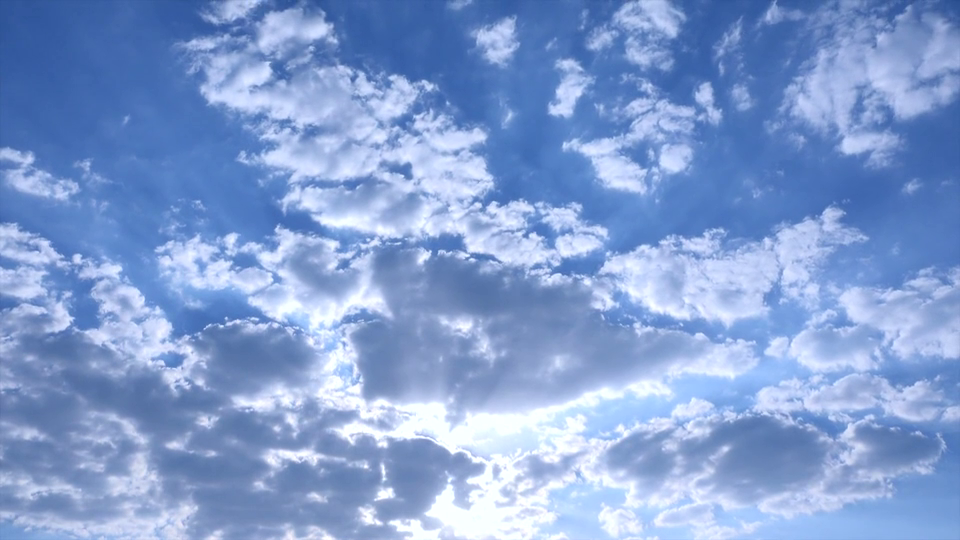
#> input picture frame 48 of optical flow/clouds2.mp4, 960 x 540 px, given in place of Clouds.mp4, which was not available
$ python opticalDense.py
#> lines starting #> are read from the running program, lines starting #| are printed output that depends on the picture; pictures that were not available may be replaced by others from this repository, and a replacement may not be noted
import numpy as np
import cv2


# Change video file name here
cam = cv2.VideoCapture('Clouds.mp4')
ret, frame1 = cam.read()
#> frame1 is the input picture: shape (540, 960, 3); mean B, G, R 209.7, 158.7, 130.7
prev = cv2.cvtColor(frame1, cv2.COLOR_BGR2GRAY)
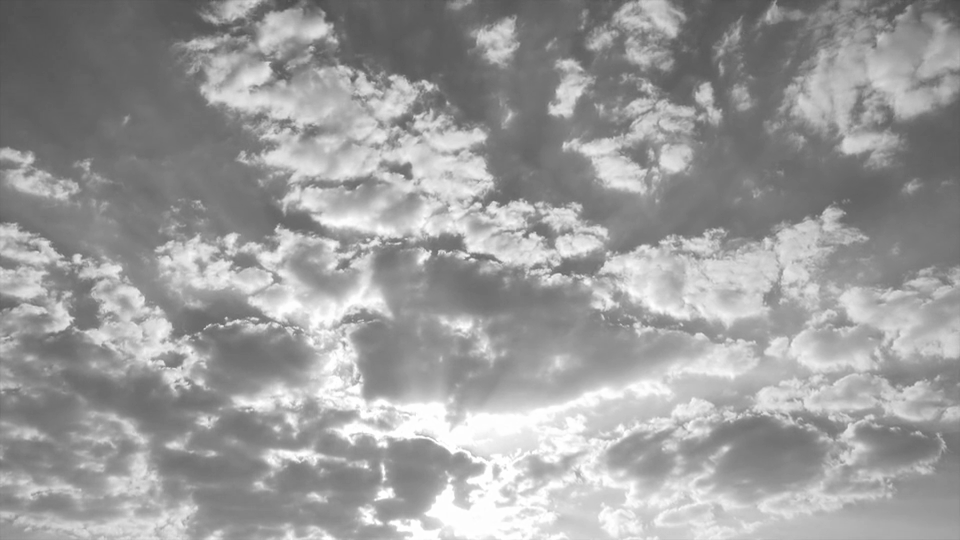
#> prev: shape (540, 960); min 72, max 255, mean 156.1
hsv = np.zeros_like(frame1)
hsv[..., 1] = 255

# Reads video frame by frame and outputs the optical flow as bgr values
while(1):
    ret, frame2 = cam.read()
    next = cv2.cvtColor(frame2, cv2.COLOR_BGR2GRAY)
    flow = cv2.calcOpticalFlowFarneback(prev, next, None, 0.5, 3, 15, 3, 5, 1.2, 0)
    mag, ang = cv2.cartToPolar(flow[..., 0], flow[..., 1])
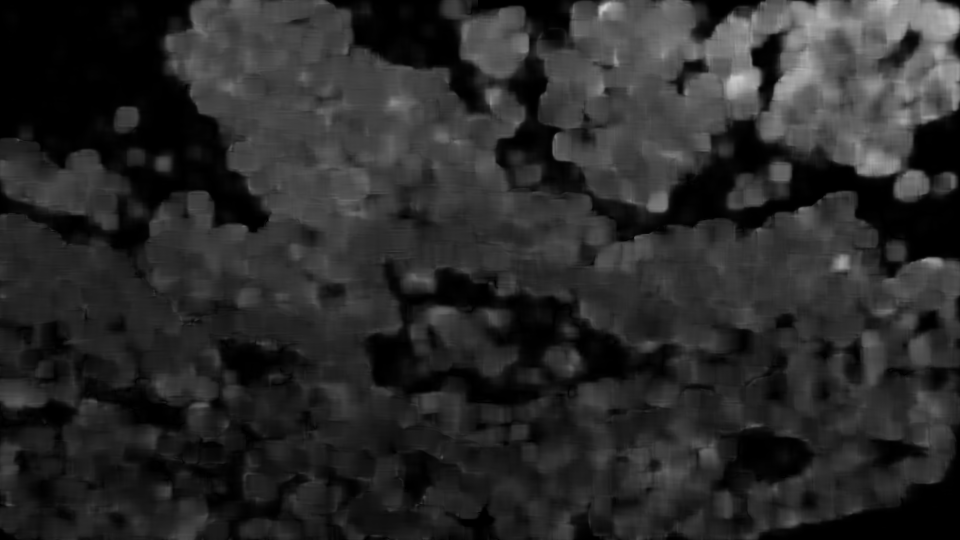
#> mag: shape (540, 960) float32; min 1.04e-08, max 0.809, mean 0.165
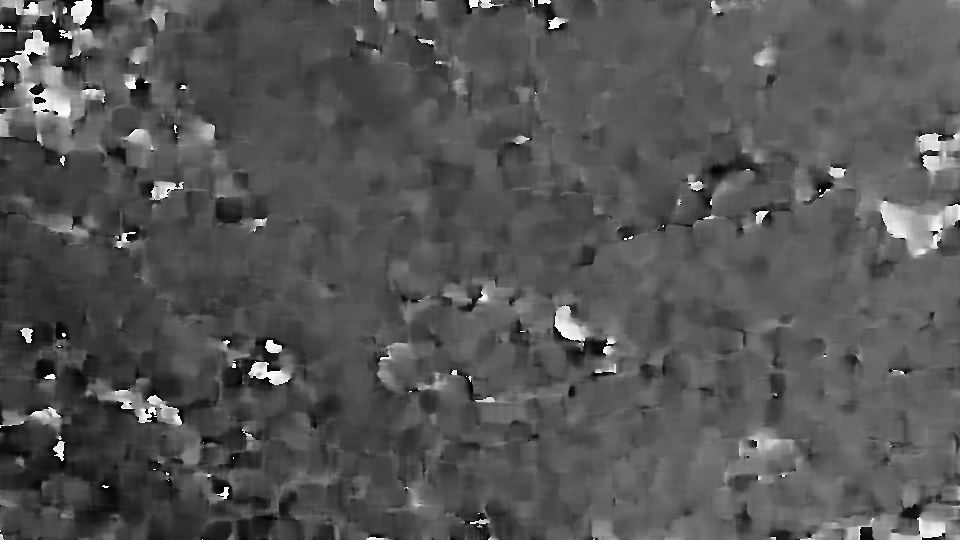
#> ang: shape (540, 960) float32; min 0.000315, max 6.28, mean 2.1; drawn with min black and max white
    hsv[..., 0] = ang*180/np.pi/2
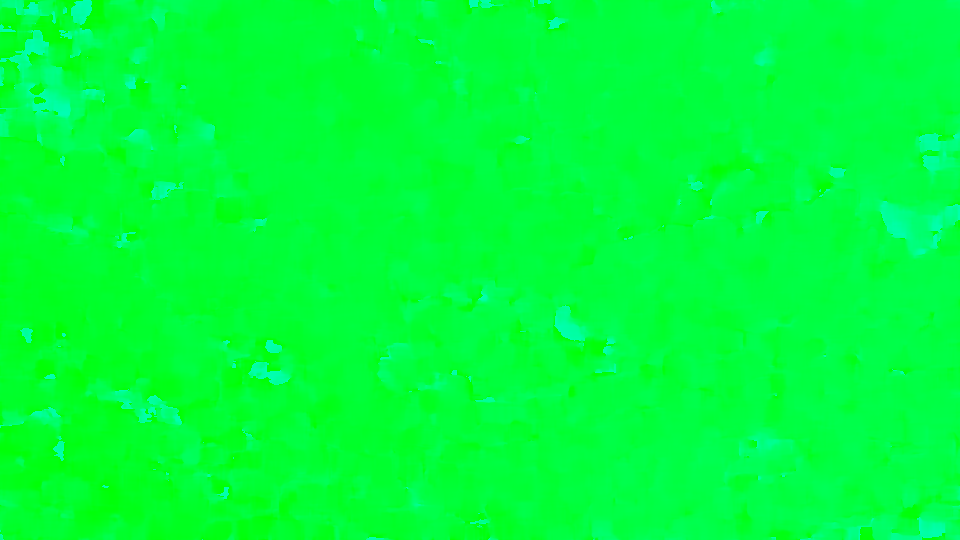
#> hsv: shape (540, 960, 3); mean of channels 0, 1, 2 59.7, 255, 0; drawn as B, G, R
    hsv[..., 2] = cv2.normalize(mag, None, 0, 255, cv2.NORM_MINMAX)
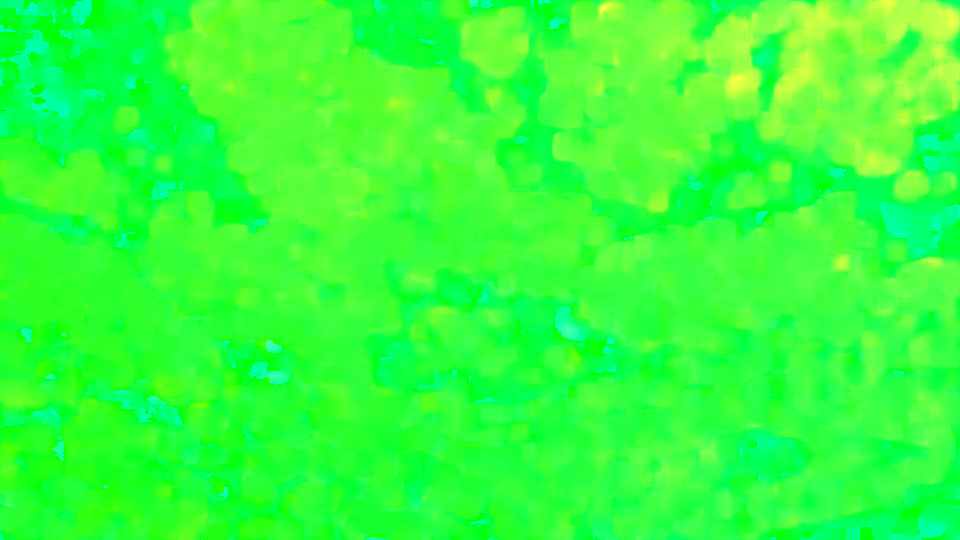
#> hsv: shape (540, 960, 3); mean of channels 0, 1, 2 59.7, 255, 51.6; drawn as B, G, R
    bgr = cv2.cvtColor(hsv, cv2.COLOR_HSV2BGR)
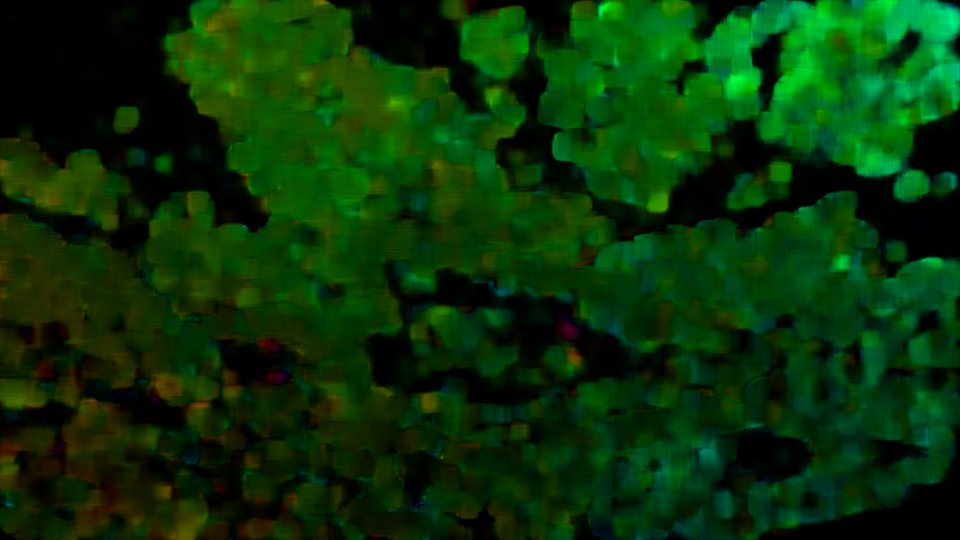
#> bgr: shape (540, 960, 3); mean B, G, R 6.7, 51.1, 8.4
    cv2.imshow('frame2', bgr)
    k = cv2.waitKey(30) & 0xff
#> (key Esc is pressed here)

    # Press 'esc' to end process
    if k == 27:
        break
    # Press 's' to save a snapshot of the original video frame and its
    # corresponding optical flow image
    elif k == ord('s'):
        cv2.imwrite('opticalfb.png', frame2)
        cv2.imwrite('opticalhsv.png', bgr)

    prev = next

$ run again, starting later in the video
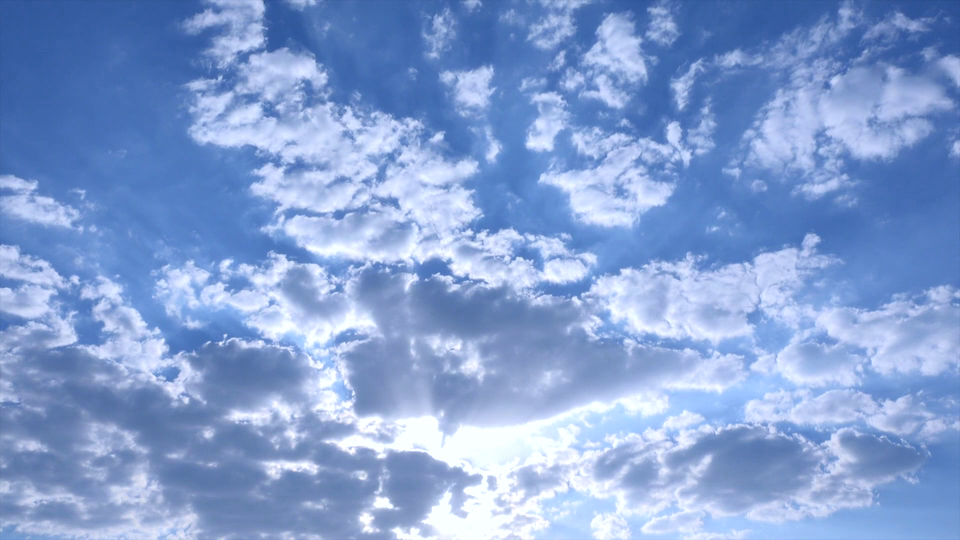
#> input picture frame 216 of optical flow/clouds2.mp4, 960 x 540 px, given in place of Clouds.mp4, which was not available
#> frame1 is the input picture: shape (540, 960, 3); mean B, G, R 210.6, 159.6, 131.6
#> `hsv[..., 2] = cv2.normalize(mag, None, 0, 255, cv2.NORM_MINMAX)`:
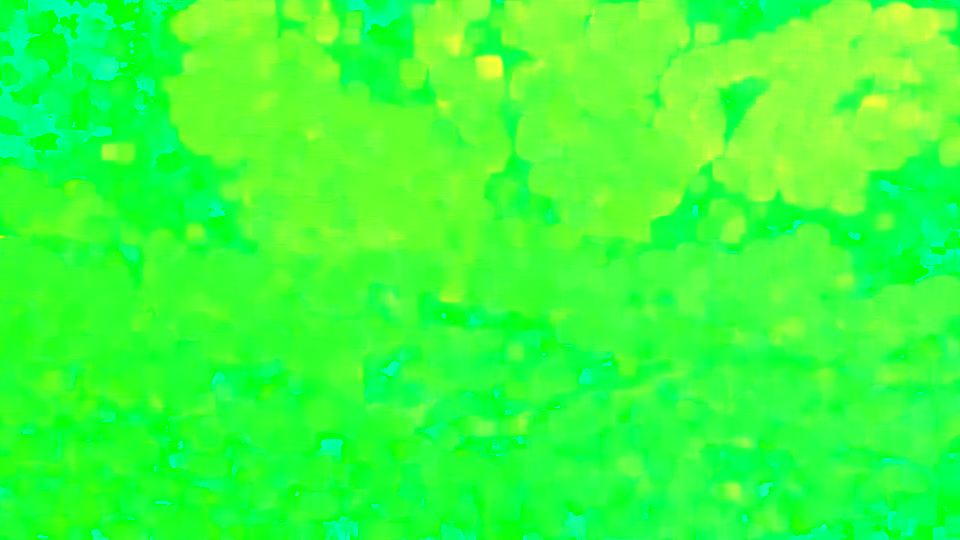
#> hsv: shape (540, 960, 3); mean of channels 0, 1, 2 58.6, 255, 57.5; drawn as B, G, R
#> `bgr = cv2.cvtColor(hsv, cv2.COLOR_HSV2BGR)`:
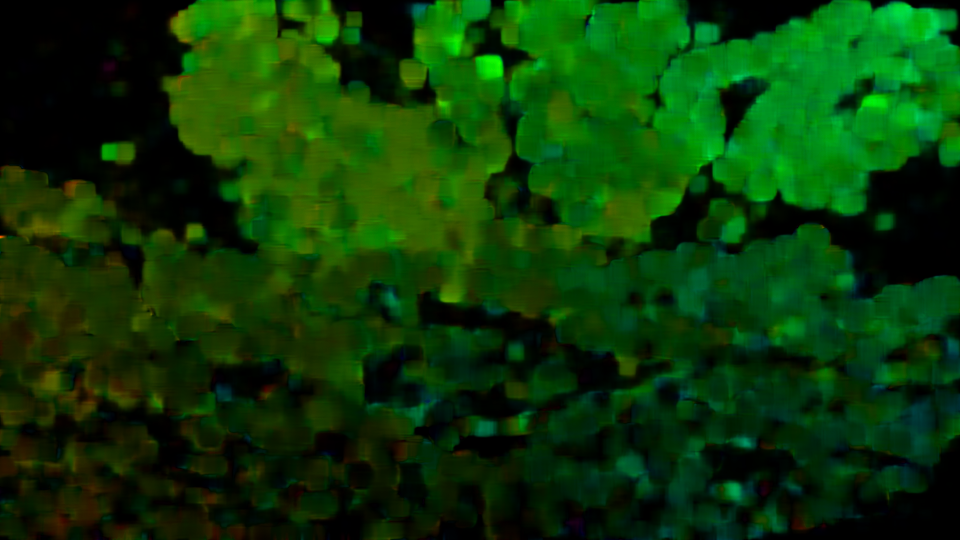
#> bgr: shape (540, 960, 3); mean B, G, R 5.9, 57.1, 11.3

$ run again, starting later in the video
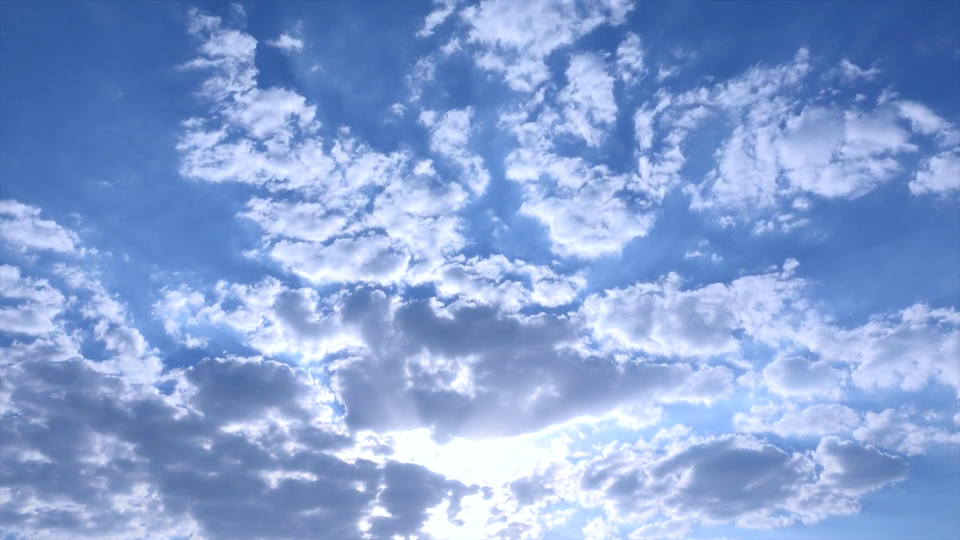
#> input picture frame 384 of optical flow/clouds2.mp4, 960 x 540 px, given in place of Clouds.mp4, which was not available
#> frame1 is the input picture: shape (540, 960, 3); mean B, G, R 212.2, 161.1, 133.6
#> `hsv[..., 2] = cv2.normalize(mag, None, 0, 255, cv2.NORM_MINMAX)`:
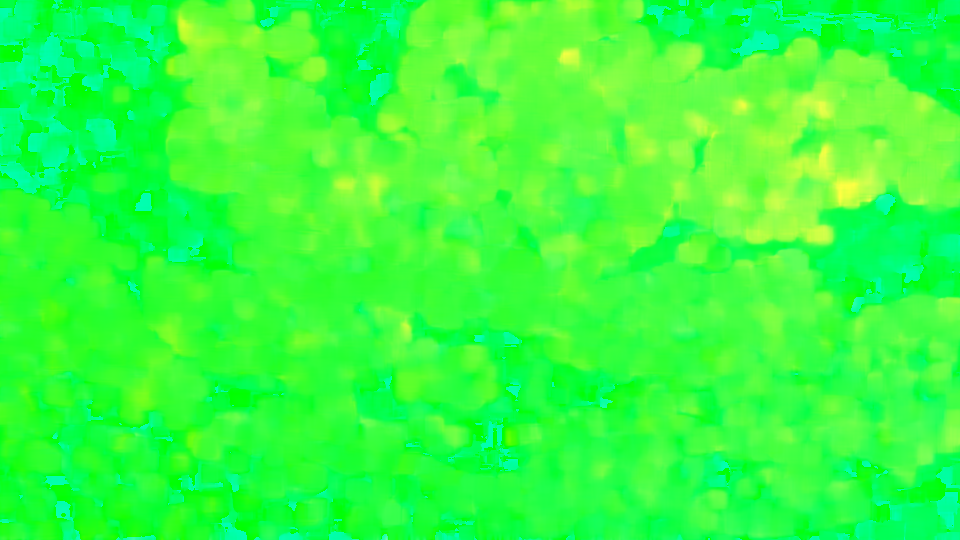
#> hsv: shape (540, 960, 3); mean of channels 0, 1, 2 63.7, 255, 53.2; drawn as B, G, R
#> `bgr = cv2.cvtColor(hsv, cv2.COLOR_HSV2BGR)`:
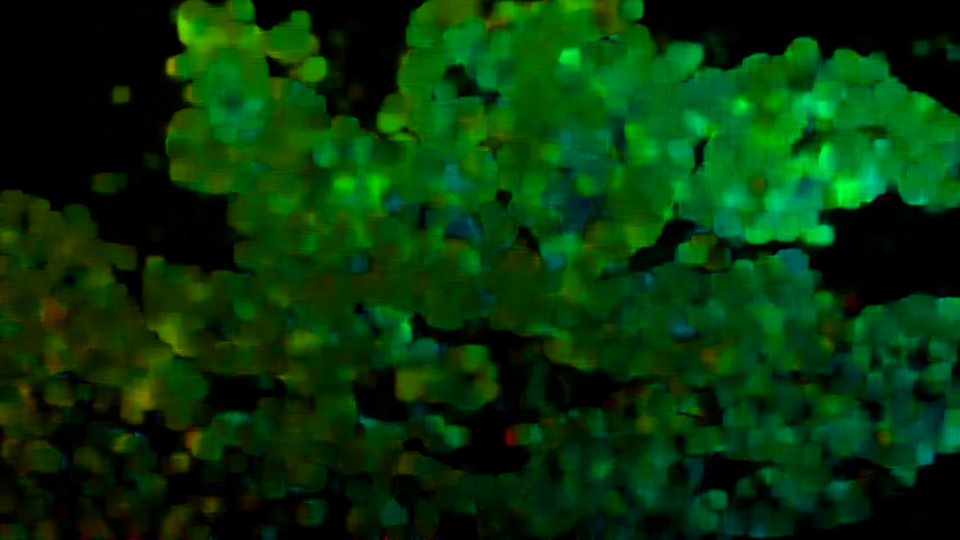
#> bgr: shape (540, 960, 3); mean B, G, R 8.9, 52.9, 6
